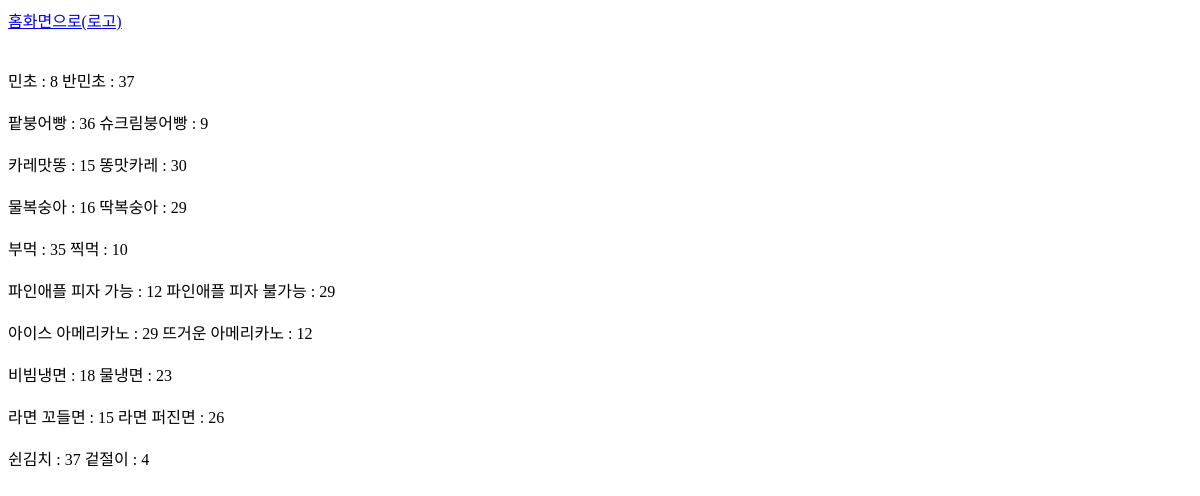
The page /main_page on the database as committed earlier.
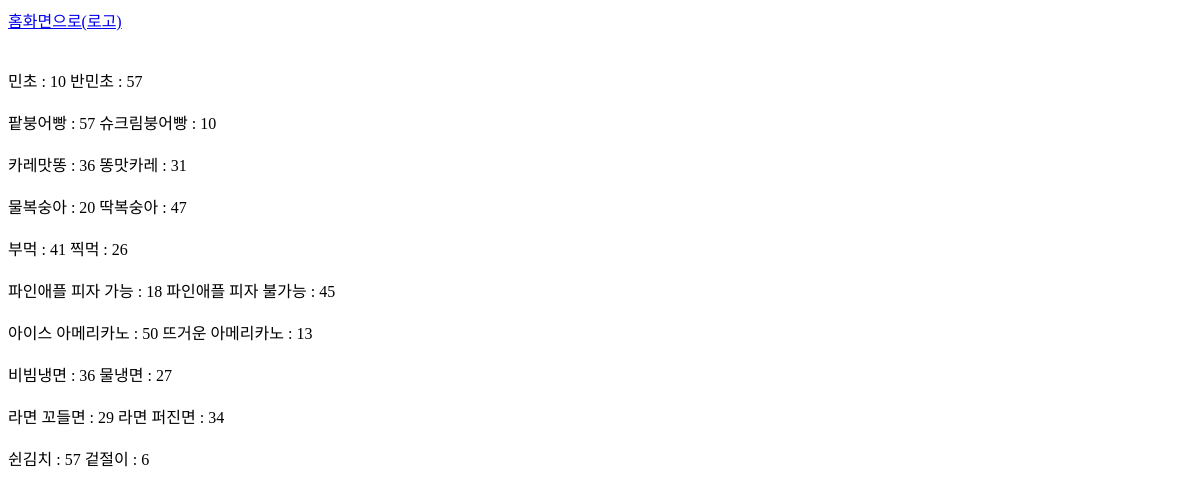
The same page on the database as committed later.
### polls/models.py (models this page shows, shortened)
class Choice(models.Model):
    vote = models.ForeignKey(Vote,on_delete=models.CASCADE)
    name = models.CharField(max_length=20)
    count = models.IntegerField(default=0)
    powerful = models.BooleanField(default=False)

### polls/views.py (the view)
# urls.py: path('main_page', main_page, name = "main_page"),
def main_page(request) :
    total_voted_number = Choice.objects.get(id=1).count +Choice.objects.get(id=2).count # 총 투표한 사람들의 수
    vote = Vote.objects.all()
    choice = Choice.objects.all()
    return render(request, 'main.html', {'vote':vote, 'choice':choice, 'total_voted_number' : total_voted_number })

### polls/templates/main.html (shortened to what this page needs)
<a href="{% url 'start_page' %}">홈화면으로(로고)</a><br>
{% for v in vote %}
    {% for c in v.choice_set.all %}
    <label for="c{{ forloop.counter }}"> {{c.name}} : {{ c.count }}</label>
    {% endfor %}
{% endfor %}

Rows that differ between the two databases and show on the page:
changed Choice "민초": count "8" → "10"
changed Choice "반민초": count "37" → "57"
changed Choice "팥붕어빵": count "36" → "57"
changed Choice "슈크림붕어빵": count "9" → "10"
changed Choice "카레맛똥": count "15" → "36"
changed Choice "똥맛카레": count "30" → "31"
changed Choice "물복숭아": count "16" → "20"
changed Choice "딱복숭아": count "29" → "47"
changed Choice "부먹": count "35" → "41"
changed Choice "찍먹": count "10" → "26"
changed Choice "파인애플 피자 가능": count "12" → "18"
changed Choice "파인애플 피자 불가능": count "29" → "45"
changed Choice "아이스 아메리카노": count "29" → "50"
changed Choice "뜨거운 아메리카노": count "12" → "13"
changed Choice "비빔냉면": count "18" → "36"
changed Choice "물냉면": count "23" → "27"
changed Choice "라면 꼬들면": count "15" → "29"
changed Choice "라면 퍼진면": count "26" → "34"
changed Choice "쉰김치": count "37" → "57"
changed Choice "겉절이": count "4" → "6"
